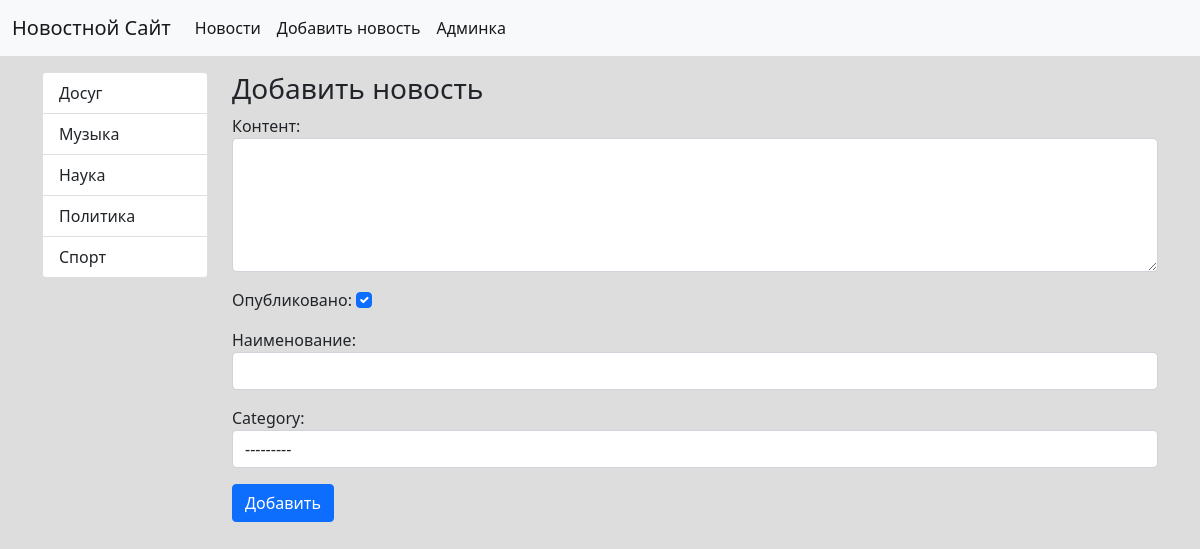
The page /add_news on the database its author committed.
### news/models.py (models this page shows)
class Category(models.Model):
    title = models.CharField(max_length=150, db_index=True, verbose_name='Категория')
    def get_absolute_url(self):
        return reverse('category', kwargs={"category_id": self.pk})
    def __str__(self):
        return self.title
    class Meta:
        verbose_name = 'категория'
        verbose_name_plural = 'категории'
        ordering = ['title']

### news/views.py (the view)
# urls.py: path('add_news', add_news, name='add_news'),
def add_news(request):
    if request.method == 'POST':
        form = NewsForm2(request.POST)
        if form.is_valid():
            news = form.save()
        return redirect(news)
    else:
        form = NewsForm2()
        return render(request, 'news/add_news.html', {'form': form})

### news/forms.py
class NewsForm2(forms.ModelForm):
    class Meta:
        model = News
        fields = {'title', 'content', 'is_published', "category"}
        widgets = {
            'title': forms.TextInput(attrs={"class": "form-control"}),
            'content': forms.Textarea(attrs={"class": "form-control", "rows": "5"}),
            'is_published': forms.CheckboxInput(attrs={"class": "form-check-input"}),
            'category': forms.Select(attrs={"class": "form-control"}),
        }

### news/templatetags/news_tags.py (called while the page is built)
@register.inclusion_tag('news/list_categories.html')
def show_categories():
    categories = Category.objects.all()
    return {"categories": categories, }

### news/templates/news/add_news.html (shortened to what this page needs)
{% extends 'base.html' %}
{% block sidebar %}
    {% include 'inc/_sidebar.html' %}
{% endblock %}
{% block content %}
    <h3>Добавить новость</h3>
    <form action="{% url 'add_news' %}" method="post">
        {{ form.as_p }}
        <button type="submit" class="btn btn-primary">Добавить</button>
    </form>
{% endblock %}

### news/templates/news/list_categories.html
<div class="list-group">
    {% for item in categories %}
        <a href="{{  item.get_absolute_url }}" class="list-group-item list-group-item-action">{{ item.title }}</a>
    {% endfor %}
</div>

### SimpleDjangoApp/static/css/style.css (style rules this page uses)
body { background-color: #ddd; }

### rows shown on the page
Category: title "Досуг"
Category: title "Музыка"
Category: title "Наука"
Category: title "Политика"
Category: title "Спорт"
